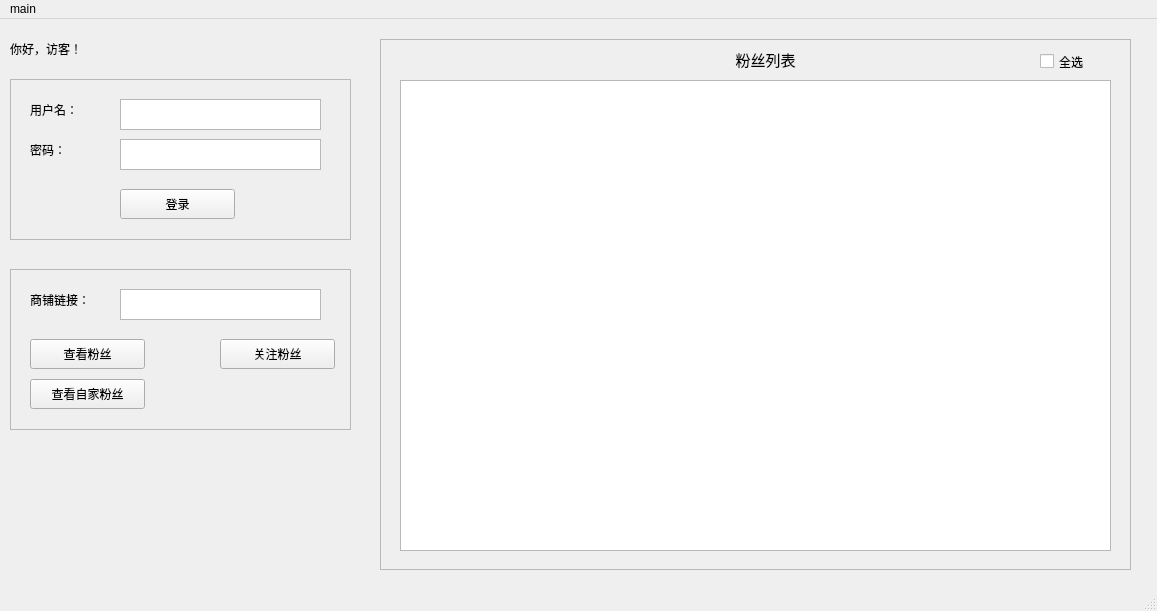
<?xml version="1.0" encoding="UTF-8"?>
<ui version="4.0">
 <class>MainWindow</class>
 <widget class="QMainWindow" name="MainWindow">
  <property name="geometry">
   <rect>
    <x>0</x>
    <y>0</y>
    <width>1157</width>
    <height>611</height>
   </rect>
  </property>
  <property name="windowTitle">
   <string>MainWindow</string>
  </property>
  <widget class="QWidget" name="centralwidget">
   <widget class="QFrame" name="log_in_frame">
    <property name="geometry">
     <rect>
      <x>10</x>
      <y>60</y>
      <width>341</width>
      <height>161</height>
     </rect>
    </property>
    <property name="frameShape">
     <enum>QFrame::StyledPanel</enum>
    </property>
    <property name="frameShadow">
     <enum>QFrame::Raised</enum>
    </property>
    <widget class="QPushButton" name="usr_login_pushButton">
     <property name="geometry">
      <rect>
       <x>110</x>
       <y>110</y>
       <width>115</width>
       <height>30</height>
      </rect>
     </property>
     <property name="text">
      <string>登录</string>
     </property>
    </widget>
    <widget class="QTextEdit" name="pwd_textEdit">
     <property name="geometry">
      <rect>
       <x>110</x>
       <y>60</y>
       <width>201</width>
       <height>31</height>
      </rect>
     </property>
    </widget>
    <widget class="QLabel" name="label_2">
     <property name="geometry">
      <rect>
       <x>20</x>
       <y>50</y>
       <width>101</width>
       <height>41</height>
      </rect>
     </property>
     <property name="text">
      <string>密码：</string>
     </property>
    </widget>
    <widget class="QTextEdit" name="usn_textEdit">
     <property name="geometry">
      <rect>
       <x>110</x>
       <y>20</y>
       <width>201</width>
       <height>31</height>
      </rect>
     </property>
    </widget>
    <widget class="QLabel" name="label">
     <property name="geometry">
      <rect>
       <x>20</x>
       <y>10</y>
       <width>101</width>
       <height>41</height>
      </rect>
     </property>
     <property name="text">
      <string>用户名：</string>
     </property>
    </widget>
   </widget>
   <widget class="QFrame" name="query_frame">
    <property name="geometry">
     <rect>
      <x>10</x>
      <y>250</y>
      <width>341</width>
      <height>161</height>
     </rect>
    </property>
    <property name="frameShape">
     <enum>QFrame::StyledPanel</enum>
    </property>
    <property name="frameShadow">
     <enum>QFrame::Raised</enum>
    </property>
    <widget class="QLabel" name="label_3">
     <property name="geometry">
      <rect>
       <x>20</x>
       <y>10</y>
       <width>101</width>
       <height>41</height>
      </rect>
     </property>
     <property name="text">
      <string>商铺链接：</string>
     </property>
    </widget>
    <widget class="QPushButton" name="query_fans_pushButton">
     <property name="geometry">
      <rect>
       <x>20</x>
       <y>70</y>
       <width>115</width>
       <height>30</height>
      </rect>
     </property>
     <property name="text">
      <string>查看粉丝</string>
     </property>
    </widget>
    <widget class="QTextEdit" name="store_link_textEdit">
     <property name="geometry">
      <rect>
       <x>110</x>
       <y>20</y>
       <width>201</width>
       <height>31</height>
      </rect>
     </property>
    </widget>
    <widget class="QPushButton" name="flw_fans_pushButton">
     <property name="geometry">
      <rect>
       <x>210</x>
       <y>70</y>
       <width>115</width>
       <height>30</height>
      </rect>
     </property>
     <property name="text">
      <string>关注粉丝</string>
     </property>
    </widget>
    <widget class="QPushButton" name="query_self_fans_pushButton">
     <property name="geometry">
      <rect>
       <x>20</x>
       <y>110</y>
       <width>115</width>
       <height>30</height>
      </rect>
     </property>
     <property name="text">
      <string>查看自家粉丝</string>
     </property>
    </widget>
   </widget>
   <widget class="QFrame" name="fans_frame">
    <property name="geometry">
     <rect>
      <x>380</x>
      <y>20</y>
      <width>751</width>
      <height>531</height>
     </rect>
    </property>
    <property name="frameShape">
     <enum>QFrame::StyledPanel</enum>
    </property>
    <property name="frameShadow">
     <enum>QFrame::Raised</enum>
    </property>
    <widget class="QTableWidget" name="fans_tableWidget">
     <property name="geometry">
      <rect>
       <x>20</x>
       <y>41</y>
       <width>711</width>
       <height>471</height>
      </rect>
     </property>
     <property name="editTriggers">
      <set>QAbstractItemView::NoEditTriggers</set>
     </property>
     <property name="selectionMode">
      <enum>QAbstractItemView::MultiSelection</enum>
     </property>
     <property name="selectionBehavior">
      <enum>QAbstractItemView::SelectRows</enum>
     </property>
    </widget>
    <widget class="QLabel" name="label_4">
     <property name="geometry">
      <rect>
       <x>250</x>
       <y>10</y>
       <width>271</width>
       <height>20</height>
      </rect>
     </property>
     <property name="font">
      <font>
       <pointsize>11</pointsize>
       <weight>50</weight>
       <italic>false</italic>
       <bold>false</bold>
      </font>
     </property>
     <property name="text">
      <string>粉丝列表</string>
     </property>
     <property name="alignment">
      <set>Qt::AlignCenter</set>
     </property>
    </widget>
    <widget class="QCheckBox" name="select_all_fans_checkBox">
     <property name="geometry">
      <rect>
       <x>660</x>
       <y>10</y>
       <width>71</width>
       <height>25</height>
      </rect>
     </property>
     <property name="text">
      <string>全选</string>
     </property>
    </widget>
   </widget>
   <widget class="QLabel" name="login_status_label">
    <property name="geometry">
     <rect>
      <x>10</x>
      <y>20</y>
      <width>341</width>
      <height>20</height>
     </rect>
    </property>
    <property name="text">
     <string>你好，访客！</string>
    </property>
   </widget>
  </widget>
  <widget class="QMenuBar" name="menubar">
   <property name="geometry">
    <rect>
     <x>0</x>
     <y>0</y>
     <width>1157</width>
     <height>28</height>
    </rect>
   </property>
   <widget class="QMenu" name="menuHello">
    <property name="title">
     <string>main</string>
    </property>
   </widget>
   <addaction name="menuHello"/>
  </widget>
  <widget class="QStatusBar" name="statusbar"/>
 </widget>
 <resources/>
 <connections/>
</ui>
